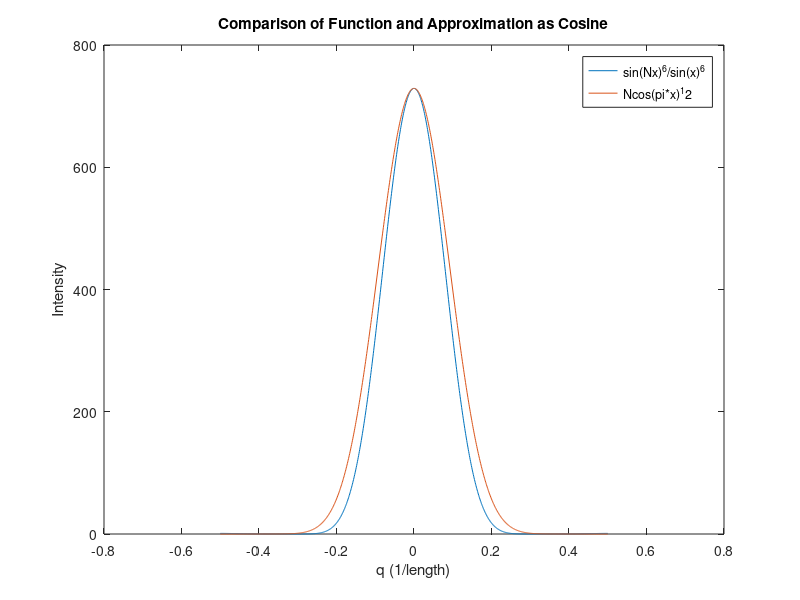

The MATLAB source for this figure:
N=3;
r=-0.5:.001:0.5;
f=(sin(pi*N.*r)).^6./(sin(pi*r)).^6;
s6 = (3^6)*cos(pi.*r).^12;
plot(r,f,r,s6)
legend('sin(Nx)^6/sin(x)^6','Ncos(pi*x)^12')
xlabel('q (1/length)')
ylabel('Intensity')
title('Comparison of Function and Approximation as Cosine')